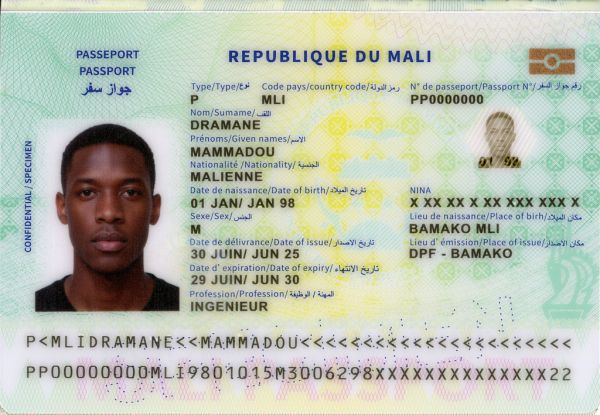
#> input picture Mustakhrij-OCR/test.jpeg, 600 x 415 px; its folder holds only this picture in this run
$ python -i document_integration.py   (imports and definitions only)   (older library calls are emulated)
#> lines starting #> are read from the running program, lines starting #| are printed output that depends on the picture; after the words box and inside, x2 and y2 are one past the last pixel; in counts of white or black regions, pixels touching at a corner belong together
#> further down, picture is the input picture: shape (415, 600, 3); mean B, G, R 180.1, 194.7, 188.6
"""
OCR + template matching integration.

This file deliberately does not modify Mustakhrij-OCR.

Pipeline:
    image
      -> existing Mustakhrij-OCR extract.py
      -> parsed document_type / issuing_country
      -> OCR-guided template candidates
      -> perspective alignment
      -> SIFT (or ORB fallback) + Lowe ratio test
      -> RANSAC homography and inlier scoring
      -> structured result for review/UI

Expected folders after unzipping the two projects:

    ./Mustakhrij-OCR/extract.py
    ./fakepassports/templates/*.jpg

CLI:
    python document_integration.py path/to/document.jpg \
        --ocr-dir ./Mustakhrij-OCR \
        --templates-dir ./fakepassports/templates

Optional Gradio UI:
    python document_integration.py --gradio \
        --ocr-dir ./Mustakhrij-OCR \
        --templates-dir ./fakepassports/templates
"""

from __future__ import annotations

import argparse
import importlib
import io
import json
import re
import sys
import tempfile
from pathlib import Path

import cv2
import numpy as np
from PIL import Image


IMAGE_EXTENSIONS = {".jpg", ".jpeg", ".png", ".tif", ".tiff", ".bmp"}


# [79 lines left out: functions load_ocr_module, run_existing_ocr, read_bgr, order_points, warp_quad, not called in this run]


def align_document(bgr):
    """Crop a large document quadrilateral; return the original on failure."""
    height, width = bgr.shape[:2]
#> height = 415; width = 600
    scale = min(1.0, 1200.0 / max(height, width))
#> scale = 1
    small = (
        cv2.resize(bgr, None, fx=scale, fy=scale)
        if scale < 1
        else bgr.copy()
    )

    gray = cv2.cvtColor(small, cv2.COLOR_BGR2GRAY)
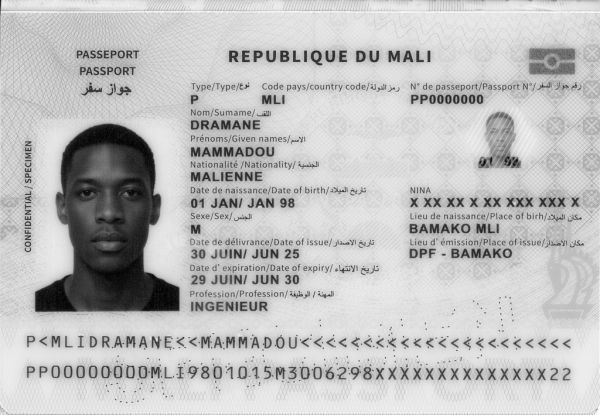
#> gray: shape (415, 600); min 1, max 254, mean 191.2
    gray = cv2.GaussianBlur(gray, (5, 5), 0)
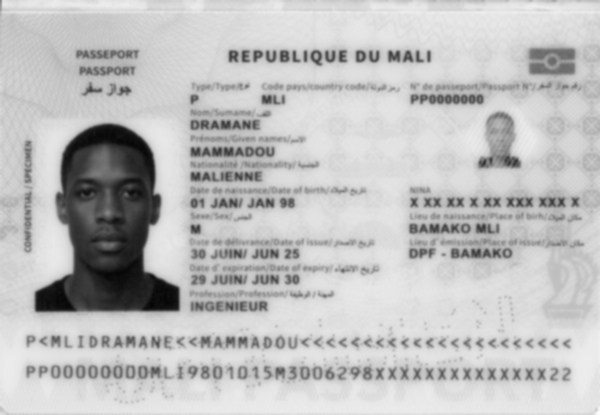
#> gray: shape (415, 600); min 6, max 253, mean 191.2
    edges = cv2.Canny(gray, 50, 150)
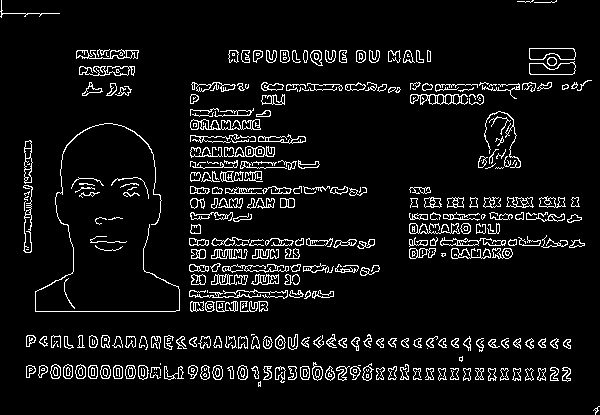
#> edges: shape (415, 600); 7% white in thin lines or dots
    edges = cv2.morphologyEx(
        edges,
        cv2.MORPH_CLOSE,
        np.ones((5, 5), np.uint8),
        iterations=2,
    )
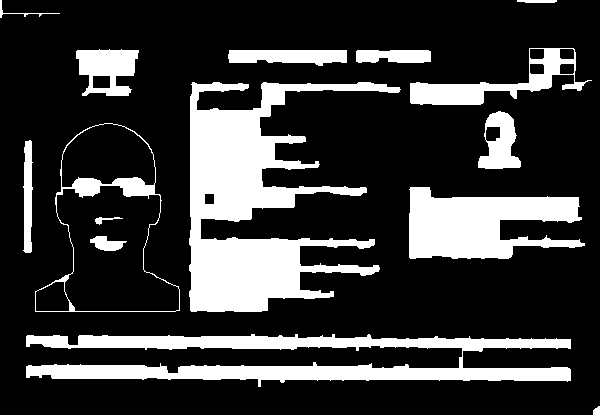
#> edges: shape (415, 600); 22% white; 15 white regions

    contours, _ = cv2.findContours(
        edges,
        cv2.RETR_EXTERNAL,
        cv2.CHAIN_APPROX_SIMPLE,
    )
#> contours = 13 contours; largest, box (x1, y1, x2, y2) and area: (189, 82, 401, 312) 20048, (35, 123, 180, 312) 17372, (26, 334, 571, 387) 11964, (409, 187, 585, 259) 8029, (410, 48, 592, 105) 3418
    image_area = small.shape[0] * small.shape[1]
#> image_area = 249000
    best = None
    best_area = 0
    for contour in contours:
        area = cv2.contourArea(contour)
        if area < 0.20 * image_area or area <= best_area:
            continue
        perimeter = cv2.arcLength(contour, True)
        polygon = cv2.approxPolyDP(contour, 0.02 * perimeter, True)
        if len(polygon) == 4 and cv2.isContourConvex(polygon):
            best = polygon.reshape(4, 2).astype(np.float32)
            best_area = area
#> this loop made 13 passes
#> area on passes 1 to 12: 38, 11963.5, 8029, 755.5, 17372, 1569, 20048, 797.5, 1379, 2045.5, 3418, 69

    if best is None:
        return bgr
    if scale < 1:
        best = best / scale
    return warp_quad(bgr, best)


# [11 lines left out: function document_kind, not called in this run]


COUNTRY_ALIASES = {
    "albania": "alb",
    "austria": "aut",
    "azerbaijan": "aze",
    "brazil": "bra",
    "chile": "chl",
    "china": "chn",
    "czech": "cze",
    "czechia": "cze",
    "germany": "deu",
    "denmark": "dnk",
    "algeria": "dza",
    "spain": "esp",
    "estonia": "est",
    "finland": "fin",
    "greece": "grc",
    "croatia": "hrv",
    "hungary": "hun",
    "iran": "irn",
    "italy": "ita",
    "japan": "jpn",
    "latvia": "lva",
    "moldova": "mda",
    "macau": "mac",
    "norway": "nor",
    "poland": "pol",
    "portugal": "prt",
    "romania": "rou",
    "russia": "rus",
    "serbia": "srb",
    "slovakia": "svk",
    "turkey": "tur",
    "ukraine": "ukr",
    "uruguay": "ury",
    "united states": "usa",
    "usa": "usa",
}


# [51 lines left out: functions country_code, _ela_map, _block_stats, extract_forensic_features, not called in this run]


class AuthenticityScorer:
    """Wraps the pre-trained genuine/fake classifier (authenticity_clf.joblib).

    Loading is best-effort: if the model file or the optional joblib/
    scikit-learn packages are missing, `available` is False and callers
    should keep the rest of the OCR/template pipeline working normally.
    This mirrors the project's existing philosophy of never letting one
    signal silently block another.
    """

    # [19 lines left out: function __init__, not called in this run]

    @property
    def available(self) -> bool:
        return self.clf is not None

    # [38 lines left out: function score, not called in this run]


class TemplateGallery:
    """Template matcher with OCR-guided candidate filtering and RANSAC scoring."""

    # [388 lines left out: functions __init__, _load_templates, candidate_names, _match_one, match, visualization and 4 more, not called in this run]


# [2 lines not run here, left out]

>>> import cv2
>>> picture = cv2.imread('Mustakhrij-OCR/test.jpeg')
>>> result = align_document(picture)
